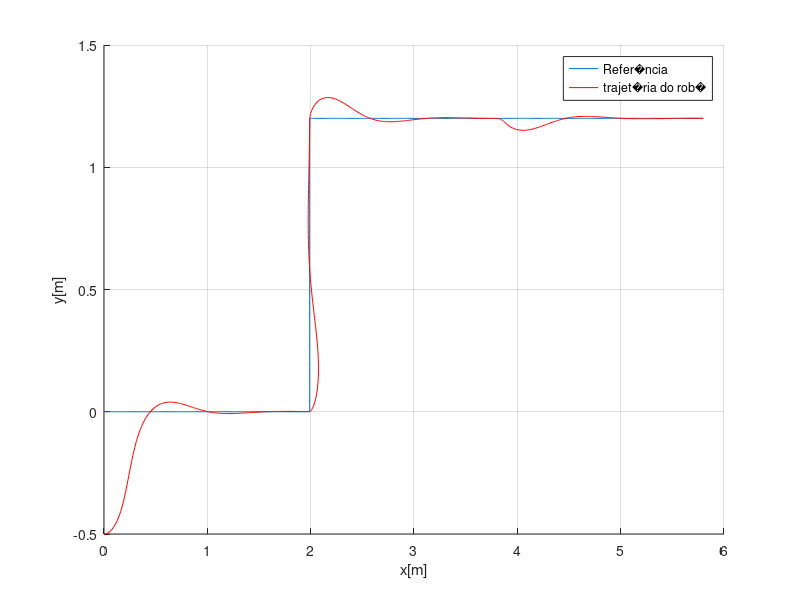
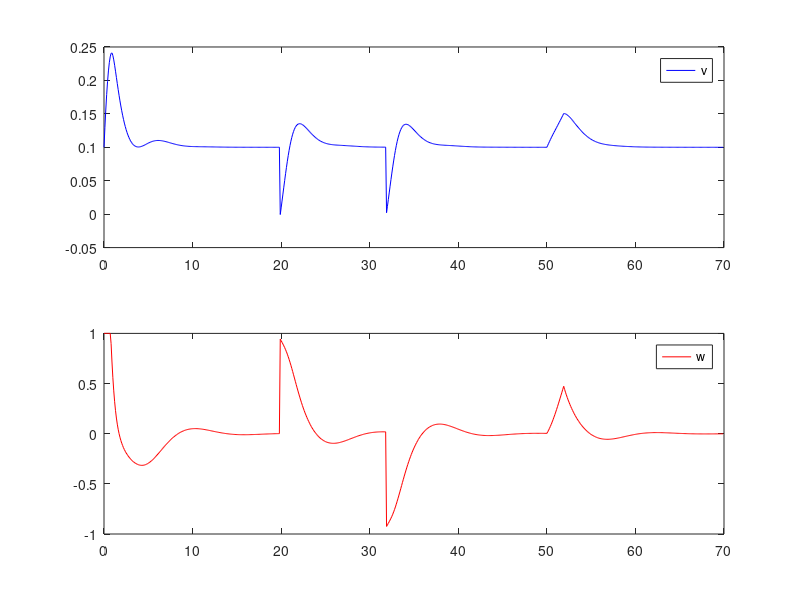
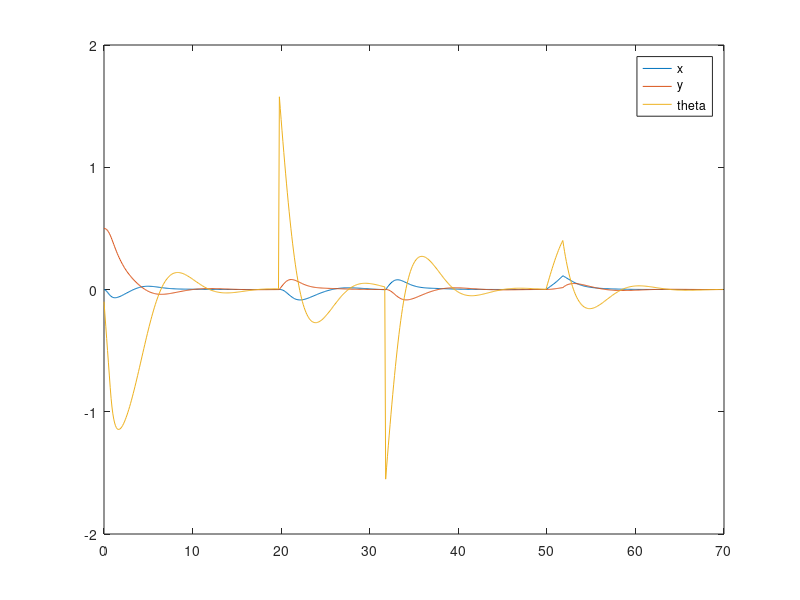

The MATLAB source for these figures, in order:
%%%%%%%%%%%%%%%%%%%%%%%%%%%%%%%%%%%%%%%%%%%%%%%%%%%%%%%%%%%%%%%%%%%%%%%%%%%
%%% mobile robot control on a reference path 
%%% Gregor Klancar, 
%%%%%%%%%%%%%%%%%%%%%%%%%%%%%%%%%%%%%%%%%%%%%%%%%%%%%%%%%%%%%%%%%%%%%%%%%%%
% Modificado por Marcus
% 08.04.2016

clear all
close all
clc

format long g     

%%%%%%%%%%%%%%%%%%%%%%%%%%%%%%%%%%%%%%%%%%%%%%%%%%%%%%%%%%%%%%%%%%%%%%%%%%%
%            Inicializa��o de Vari�veis
%%%%%%%%%%%%%%%%%%%%%%%%%%%%%%%%%%%%%%%%%%%%%%%%%%%%%%%%%%%%%%%%%%%%%%%%%%%
Ts = 0.1;          % sampling time
Tsim = 70;   %63 para oito. 70 pra "S"
h = 0.1;           % integrating time
D = 0.4;            %distancia entre rodas

limit = 1;

xa = [0; 0; 0];  % x,y,theta referenciais para in�cio de trajet�ria. 
X1 = xa;         %Euler

xb = [0;0;0.0];
X2 = xb;

%%%%%%%%%%%%%%%%%%%%%%%%%%%%%%%%%%%%%%%%%%%%%%%%%%%%%%%%%%%%%%%%%%%%%%%%%%%
%           Gera��o da traget�ria e m�todos de seguimento de trajet�ria.
%%%%%%%%%%%%%%%%%%%%%%%%%%%%%%%%%%%%%%%%%%%%%%%%%%%%%%%%%%%%%%%%%%%%%%%%%%%

for k = 1:round(Tsim/h);  % 1 a tempo de simula��o/ tempo de integra��o   
    
%     %Oito
%     if(k<round(Tsim/h))
%        
%     w(k)=0.2;
%     v(k)=0.1;
%     else
%     w(k)=-0.2;
%     v(k)=0.1;
%         
%     end
    
    % "S"
    w(k)=0;
    v(k)=0.1;
    if(k<200)
        xb(3)=0;
    elseif(k<320 && k>=200)
        xb(3)=pi/2;
    else
        xb(3)=0;
    end



    X1 = [X1, X1(:,k)+ h*([v(k)*cos(xa(3));v(k)*sin(xa(3));w(k)])];  %Euler
    xa = X1(:,k+1);
    X2 = [X2, X2(:,k)+ h*([v(k)*cos(xb(3));v(k)*sin(xb(3));0])];  %Marcus
   % xb = X2(:,k+1);
    X2(3,k)=xb(3);
    
end


Xr = X2;
Ur = [v;w];
hold on
plot(Xr(1,:),Xr(2,:),'-')
legend('Referencia')
grid

vr = v;
wr = w;



%%%%%%%%%%%%%%%%%%%%%%%%%%%%%%%%%%%%%%%%%%%%%%%%%%%%%%%%%%%%%%%%%%%%%%%%%%%
%                   Simula��o do rob�.
%%%%%%%%%%%%%%%%%%%%%%%%%%%%%%%%%%%%%%%%%%%%%%%%%%%%%%%%%%%%%%%%%%%%%%%%%%%

x0 = [0;-0.5;0];  
X = x0;
v = [];
w = [];

Xm = x0;
%%%%%%%%%%%%%%%%%%%%%%%%%%%%%%%%%%%%%%%%%%%%%%%%%%%%%%%%%%%%%%%%%%%%%%%%%%%
%           Coeficientes do controlador 
%%%%%%%%%%%%%%%%%%%%%%%%%%%%%%%%%%%%%%%%%%%%%%%%%%%%%%%%%%%%%%%%%%%%%%%%%%%

ksi = 0.3;      
ohmega_n = 1;   
g =40;      

for k = 1:round(Tsim/h)    % 1 a tempo de simula��o/ tempo de integra��o  
    
    e_x = Xr(1,k)-x0(1);
    e_y = Xr(2,k)-x0(2);
    e_t = Xr(3,k)-x0(3);
    
    e1 = cos(x0(3))*e_x+sin(x0(3))*e_y;
    e2 = -sin(x0(3))*e_x+cos(x0(3))*e_y;
    e3 = e_t;
    
 
    
   k1 = 2*ksi*ohmega_n;
   k2 = g*abs(vr(k)); 
   k3 = k1;

    v1 = k1*(e1);                     % controlador  
    v2 =  sign(vr(k))*k2*(e2)+k3*e3;  % controlador
    

    v(k) = vr(k)*cos(e3) + v1; 
    w(k) = wr(k) +  v2;

    %restri��es
    
    if v(k) >=limit  %0.4
        v(k)=limit;
    end
    
    if v(k)< -limit;
        v(k) = -limit;
    end
    
    if w(k)>= limit;
        w(k) = limit;
    end
    
    if w(k)<-limit;
        w(k)=-limit;
    end
    


    vd = (v(k)+w(k)*0.5*D);
    ve = (v(k)-w(k)*0.5*D);

    %RUIDO
      if(k>500 && k<520)
          vd=0;
      end
 
    vt = (ve+vd)/2;
    wt =  (vd-ve)/D;
    
    Xm(1,1) = x0(1) + Ts*vt*cos(x0(3));
    Xm(2,1) = x0(2) + Ts*vt*sin(x0(3));
    Xm(3,1) = x0(3) + Ts*wt;
    
  
    X = [X,Xm];
    x0 =Xm;

    
    Erro(:,k) = Xr(:,k+1)- X(:,k+1);

end


plot(X(1,:),X(2,:),'r')
legend('Refer�ncia','trajet�ria do rob�')
xlabel('x[m]')
ylabel('y[m]')

% print  -depsc trajetoriaruido
% print  -djpeg90 trajetoriaruido
% print  -dpdf trajetoriaruido

%%%%%%%%%%%%%%%%%%%%%%%%%%%%%%%%%%%%%%%
%      Plotagem de v e w 
%%%%%%%%%%%%%%%%%%%%%%%%%%%%%%%%%%%%%%%

figure
ne = length(Erro);
tempo = Ts*(0:ne-1);
subplot(2,1,1)
plot(tempo,v,'b')
legend('v')

hold on
subplot(2,1,2)
plot (tempo,w,'r')
legend('w')

% print -depsc velocidaderuido
% print -djpeg90 velocidaderuido

%%%%%%%%%%%%%%%%%%%%%%%%%%%%%%%%%%%%%%%%%%%%%%%%%%%%%%%%%%%%%%%%%%%%%%%%%%%
%      Plotagem do erro x y e theta
%%%%%%%%%%%%%%%%%%%%%%%%%%%%%%%%%%%%%%%%%%%%%%%%%%%%%%%%%%%%%%%%%%%%%%%%%%%

figure
plot(tempo,Erro(1,:),tempo,Erro(2,:),tempo,Erro(3,:));
legend('x','y','theta')

 E1 = Erro(1,:);
 E2 = Erro(2,:);
 E3 = Erro(3,:);
%ERRO_TOTAL = E1*E1'*Q(1,1)+E2*E2'*Q(2,2)+E3*E3'*Q(3,3);
% grid
% print -depsc erroruido
% print -djpeg90 erroruido
 
%commandwindow  % mostra a pagina principal matlab
